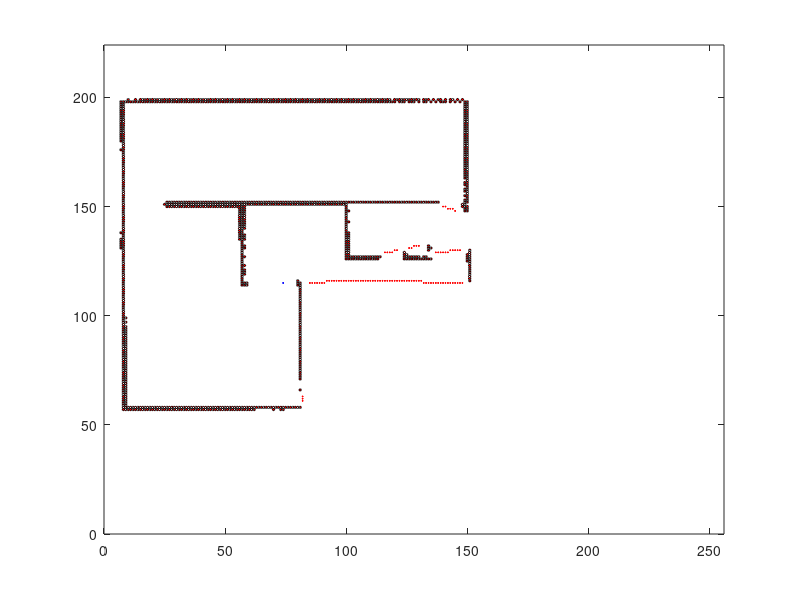

This chart was generated by the following MATLAB code: (Note: this script raises an error after producing the figure.)
clc, clear all;

load apf2.mat
height = size(map,1);
width  = size(map,2);

% begin=[2;2];

begin =[74; 115];
% over=[14 14;5 14];
% over=[14 6 14 ;14 14 2];

inflation_radius = 4;
% obstacle=[0 0 0 0 0 0 0 0 0 0 0  0  0  0  0  0   15 15 15 15 15 15 15 15 15 15 15 15 15 15 15 15 1  2  3  4  5  6  7  8  9  10 11 12 13 14   1 2 3 4 5 6 7 8 9 10 11 12 13 14   5 5 5 5 5 5 5 5 5  5  5  5  10 10 10 10 10 10 10 10; 
%           0 1 2 3 4 5 6 7 8 9 10 11 12 13 14 15  0  1  2  3  4  5  6  7  8  9  10 11 12 13 14 15 15 15 15 15 15 15 15 15 15 15 15 15 15 15 0 0 0 0 0 0 0 0 0  0  0  0  0  0   2 3 4 5 6 7 8 9 10 11 12 15 14 13 12 11 10 6  9  13];
% obstacle=[1 1 1 1 1 1 1 1 1 1  1  1  1  1  1     2  3  4  5  6  7  8  9  10 11 12 13 14    2  3  4  5  6  7  8  9  10 11 12 13 14 15     15 15 15 15 15 15 15 15 15 15 15 15 15 15     5 5 5 5 5 5 5 5 5  5  5  5   10 10 10 10 10 10 10 10; 
%           1 2 3 4 5 6 7 8 9 10 11 12 13 14 15    15 15 15 15 15 15 15 15 15 15 15 15 15    1  1  1  1  1  1  1  1  1  1  1  1  1   1     2  3  4  5  6  7  8  9  10 11 12 13 14 15     1 2 3 4 5 6 7 8 9  10 11 12  14 13 12 11 10 9  8  7];

obstacle = []; 
target = [];
for i = 2:size(map, 1)-1
    for j = 2:size(map, 2 )-1
        if(map(i,j) == 100)
            obstacle = [obstacle, [i;j]];
        end
        if(map(i,j)==-1)
            temp = 0;
            if(map(i+1, j)==0)
                temp1 = 0;
                temp1 = temp1+ (map(i+2, j)==0);
                temp1 = temp1+ (map(i+1, j+1)==0);
                temp1 = temp1+ (map(i+1, j-1)==0);
                temp = temp +(temp1>0);
            end
            
            if(map(i, j+1)==0)
                temp1 = 0;
                temp1 = temp1+ (map(i, j+2)==0);
                temp1 = temp1+ (map(i+1, j+1)==0);
                temp1 = temp1+ (map(i-1, j+1)==0);
                temp = temp +(temp1>0);
            end
           
            if(map(i-1, j)==0)
                temp1 = 0;
                temp1 = temp1+ (map(i-1, j+1)==0);
                temp1 = temp1+ (map(i-1, j-1)==0);
                temp1 = temp1+ (map(i-2, j)==0);
                temp = temp +(temp1>0);
            end
            
            if(map(i, j-1)==0)
                temp1 = 0;
                temp1 = temp1+ (map(i, j-2)==0);
                temp1 = temp1+ (map(i+1, j-1)==0);
                temp1 = temp1+ (map(i-1, j-1)==0);
                temp = temp +(temp1>0);
            end
            if(temp > 0)
                target = [target, [i;j]];
            end
        end
    end
end

infoGain = zeros(1, size(target, 2));
for i = 1: size(target, 2)

   tempInfoGain = 0;
   tempInfoGain = tempInfoGain + (map(target(1,i)+1, target(2,i)) ==-1);
   tempInfoGain = tempInfoGain + (map(target(1,i), target(2,i)-1) ==-1);
   tempInfoGain = tempInfoGain + (map(target(1,i)-1, target(2,i)) ==-1);
   tempInfoGain = tempInfoGain + (map(target(1,i), target(2,i)+1) ==-1);
   
   infoGain(i) = tempInfoGain;
   
end

targets = [];

for i = 1: size(target,2)
    temp = 0;
    for j = 1 : size(obstacle, 2)
       dis = abs(target(1,i)-obstacle(1,j)) ;
       dis = dis + abs(target(2,i)-obstacle(2,j)) ;
       if(dis < inflation_radius)
           temp =1;
           break;
       end
    end
    if(temp == 1)
        continue;
    end
    targets = [targets, target(:,i)];
end

% obstacles = [];

% for i = 1: size(obstacle,2)
%     if(map(obstacle(1,i)+1, obstacle(2,i))==100 && map(obstacle(1,i)-1, obstacle(2,i))==100 && map(obstacle(1,i), obstacle(2,i)-1)==100 && map(obstacle(1,i), obstacle(2,i)+1)==100)
%         map(obstacle(1,i), obstacle(2,i)) = 10000;
%         continue;
%     end
%     
%     obstacles = [obstacles, obstacle(:,i)];
% end
figure(1);
plot(begin(1), begin(2),'*b','MarkerSize', 1);
axis([0 height 0 width]);
hold on;
plot(targets(1,:), targets(2,:), '*r', 'MarkerSize', 1);

for i=1:size(obstacle,2)
    rectangle('Position', [obstacle(1,i)-0.5, obstacle(2,i)-0.5, 1, 1], 'Curvature', [1,1], 'FaceColor', 'r');
end

point= path_plan_direct_around(infoGain, map, begin, targets, obstacle, height, width);
